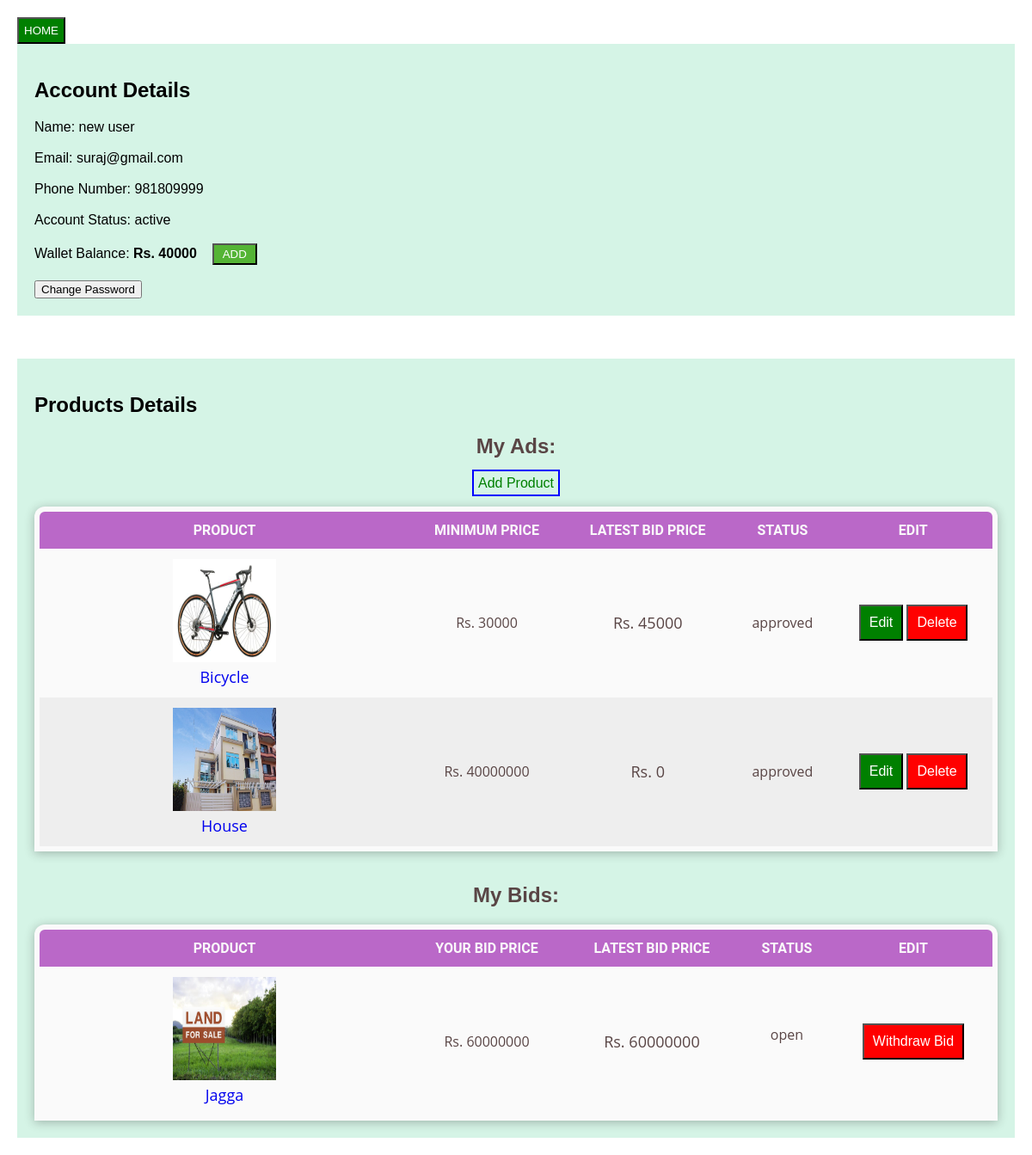
/welcome/myaccount.php (signed in), run on the app's committed database.
### tables this page shows
CREATE TABLE `account_data` (
  `id` int(100) NOT NULL,
  `username` varchar(40) NOT NULL,
  `email` varchar(100) NOT NULL,
  `phone` varchar(255) NOT NULL,
  `password` varchar(255) NOT NULL,
  `token` varchar(255) NOT NULL,
  `status` varchar(255) NOT NULL,
  `user_balance` int(255) NOT NULL DEFAULT 0
);

CREATE TABLE `products` (
  `ad_username` varchar(100) NOT NULL,
  `ID` int(10) NOT NULL,
  `name` varchar(250) NOT NULL,
  `category` varchar(100) NOT NULL,
  `image` varchar(250) NOT NULL,
  `descr` varchar(500) NOT NULL,
  `status` varchar(100) NOT NULL DEFAULT 'under review',
  `no_of_bids` int(100) NOT NULL,
  `min_bid_amount` int(100) NOT NULL,
  `latest_bid_amount` int(100) NOT NULL,
  `bid_time_remaining` int(100) NOT NULL,
  `added_time` datetime(6) NOT NULL DEFAULT current_timestamp(6),
  `high_bid_user` varchar(255) NOT NULL,
  `bid_status` varchar(255) NOT NULL DEFAULT 'open'
);

CREATE TABLE `placed_bids` (
  `username` varchar(255) NOT NULL,
  `product_id` int(255) NOT NULL,
  `bid_price` int(255) NOT NULL,
  `bid_datetime` datetime(6) NOT NULL DEFAULT current_timestamp(6),
  `status` varchar(100) NOT NULL DEFAULT 'open'
);

### welcome/myaccount.php (the view, shortened to what this page needs)
<?php
if (isset($_SESSION['username'])) {
$usr_name = $_SESSION['username'];
include_once('../sns/connection.php');
$database_user = 'user';
$conn = mysqli_connect($servername, $username, $password, $database_user);
$user_data = "SELECT * from account_data WHERE username = '$usr_name'";
$user_data_exe = mysqli_query($conn, $user_data);
$conn_products = mysqli_connect($servername, $username, $password, 'products');
$query_user = "SELECT * from placed_bids WHERE username = '$usr_name'";
$query_user_exe = mysqli_query($conn, $query_user);
while($usr_data = mysqli_fetch_assoc($user_data_exe)){
	$user_email = $usr_data['email'];
	$user_phone = $usr_data['phone'];
	$account_status = $usr_data['status'];
	$user_balance = $usr_data['user_balance'];
}
?>
<!DOCTYPE html>
<html>
<head>
	<link rel="stylesheet" type="text/css" href="myaccount.css">
</head>
<body>
	<a href="../welcome/welcome.php"><button style="background-color: green; color: white; padding:6px; cursor: pointer;">HOME</button></a>
	<div class="user_details">
		<h2>Account Details</h2>
		Name: <?php echo $usr_name;   ?><br><br>
		Email: <?php echo $user_email;   ?> <br><br>
		Phone Number: <?php echo $user_phone;   ?> <br><br>
		Account Status: <?php echo $account_status;   ?><br><br>
		Wallet Balance: <span style="font-weight: bold;">Rs. <?php echo $user_balance; ?> </span>&nbsp &nbsp<button id="balance_add_button" style="cursor: pointer; background-color: #54B435; color: white; padding: 3px 10px;">ADD</button><br><br>
		<button style="cursor: pointer;" class="pwdchange">Change Password</button>
	</div>
	<div class="user_ads_info">
		<h2>Products Details</h2>
		<div class="myads">
			<h2>My Ads:</h2> <a style="border:2px solid blue; padding:  5px; text-decoration: none; color: green;" href="add_pro.php">Add Product</a><br><br>
			<table>
				<tr>
					<th width="400px;">Product</th>
					<th width="150px;">Minimum price</th>
					<th>Latest bid price</th>
					<th>Status</th>
					<th>Edit</th>
				</tr>
				<?php
				$query_product_exe = $conn_products->query("SELECT * from products WHERE ad_username = '$usr_name'");
				while ($user_result=mysqli_fetch_assoc($query_product_exe)) {
					 ?>
						<tr>
							<td style="text-align: center; font-size:18px; font-weight:italic;" class="item_pic">
								<a style="text-decoration: none;" href="../products/item.php?ID=<?php echo $user_result['ID'] ?>"><img src="../images/<?php echo $user_result['image']; ?>" height="120px" width="120px"><br><?php echo $user_result['name']; ?></td></a>
							<td>Rs. <?php echo $user_result['min_bid_amount'];  ?></td>
							<td style="text-align: center; font-size: 18px;" class="item_price">Rs. <?php echo $user_result['latest_bid_amount']; ?></td>
							<td><?php echo $user_result['status'];  ?></td>
							<td >
								<button class="edit_item" style="background: green; padding: 10px;"> <a style="color:white; text-decoration: none; font-size: 16px;" href="edit_pro.php?id=<?php echo $user_result['ID']; ?>">Edit</a></button>&nbsp<button class="del_item" style="background: red; padding: 10px;" ><a style="color:white; text-decoration: none; font-size: 16px;" href="delete_pro.php?id=<?php echo $user_result['ID']; ?>">Delete</a></button>
							</td>
						</tr>
						<?php
				}
					?>
				</table>
		</div>
		<br>
		<div class="mybids">
			<h2>My Bids:</h2>
						<table>
				<tr>
					<th width="400px;">Product</th>
					<th width="150px;">Your bid price</th>
					<th>Latest bid price</th>
					<th>Status</th>
					<th>Edit</th>
				</tr>
				<?php mysqli_data_seek($query_user_exe, 0);
				while ($result=mysqli_fetch_assoc($query_user_exe)) {
					$p_id = $result['product_id'];
					$bid_amount = $result['bid_price'];
					$status = $result['status'];
					$query_product = $conn_products->query("SELECT name,image,latest_bid_amount from products where ID=$p_id");
					while ($res=mysqli_fetch_assoc($query_product)) { ?>
						<tr>
							<td style="text-align: center; font-size:18px; font-weight:italic;" class="item_pic">
								<a style="text-decoration: none;" href="../products/item.php?ID=<?php echo $p_id ?>"><img src="../images/<?php echo $res['image']; ?>" height="120px" width="120px"><br><?php echo $res['name']; ?></td></a>
							<td>Rs. <?php echo $bid_amount;  ?></td>
							<td style="text-align: center; font-size: 18px;" class="item_price">Rs. <?php echo $res['latest_bid_amount']; ?></td>
							<td><?php echo $result['status'];  ?>
								<br> <p><?php if ($status == 'closed'  ) {
									if ($res['latest_bid_amount'] == $bid_amount) {
										?><span style="color:green;"><?php echo "won";
									?></span><?php }else{ ?><span style="color:red;"><?php echo "lost";
									?></span><?php
									}
								}  ?></p>
							</td>
							<td>
								<button class="delete_bid" style="background: red; padding: 10px;" > <a style="color:white; text-decoration: none; font-size: 16px;" href="delete_bid.php?id=<?php echo $p_id; ?>">Withdraw Bid</a></button>
							</td>
						</tr>
						<?php
					}
				}
					?>
				</table>
		</div>
	</div>
<?php if (isset($_SESSION['new_bid_placed'])) { ?>
		<script type="text/javascript">alert('bid placed successfully.')</script>
		<?php unset($_SESSION['new_bid_placed']); } elseif (isset($_SESSION['bid_updated'])) { ?>
			<script type="text/javascript">alert('bid updated successfully.')</script>
	<?php
	unset($_SESSION['bid_updated']);
		} }
		else{
			header('location: ../user/login.php');
		} ?>
</body>
</html>

### welcome/myaccount.css (style rules this page uses)
body { margin: 20px; font-family: Helvetica, sans-serif; }
.user_details { background-color: #d5f4e6; padding: 20px; }
.user_ads_info { background-color: #d5f4e6; margin-top: 50px; padding: 20px; }
.myads, .mybids { text-align: center; color: #594545; }
th, td { padding: 8px; margin: 2px; }
table { width: 100%; border-collapse: collapse; border-spacing: 0; border-radius: 12px 12px 0 0; overflow: hidden; box-shadow: 0 2px 12px rgba(32, 32, 32, .3); background: #fafafa; text-align: center; border: 6px solid #8D72E1; }
th,td { padding: 12px 15px; }
th { background: #ba68c8; color: #fafafa; text-transform: uppercase; font-family: 'Roboto', sans-serif; }
td { font-family: 'Open Sans', sans-serif; }
tr:nth-child(odd) { background-color: #eeeeee; }

### data on the page
account_data: email "suraj@gmail.com", phone "981809999", status "active", user_balance "40000"
products: image (picture), name "Bicycle", min_bid_amount "30000", latest_bid_amount "45000", status "approved"
products: image (picture), name "House", min_bid_amount "40000000", latest_bid_amount "0", status "approved"
placed_bids: bid_price "60000000", status "open"
products: image (picture), name "Jagga", latest_bid_amount "60000000"

### other printed values
$usr_name "new user"
